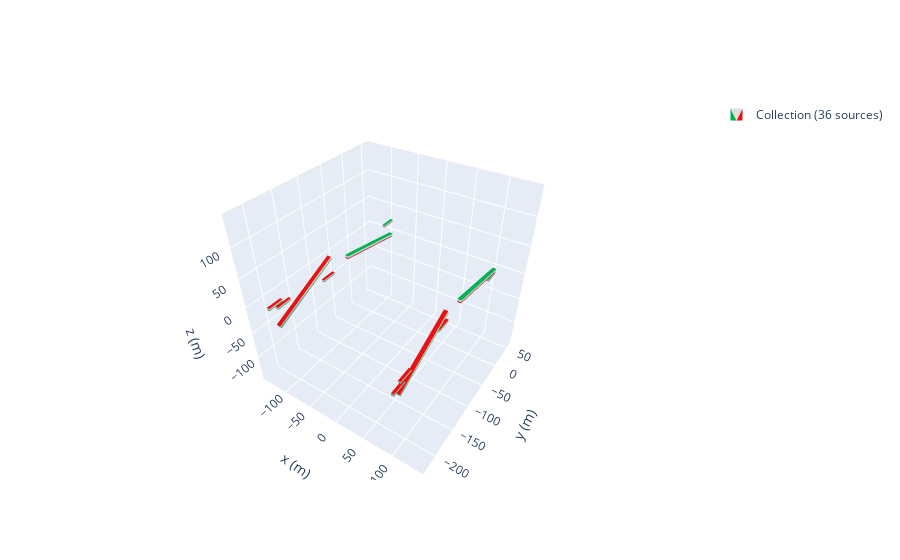

Notebook source saved alongside this figure:
### Code cell
k = 45
A = 0
cube1= magpy.magnet.Cuboid(
        dimension=(6,6,128),
        polarization=(0,-1.08,0),
        position=(100,0,A))
cube2 = magpy.magnet.Cuboid(dimension= (4,4,25),
                polarization=(0,-1.17,0),
                position=(100,-17,-53+A))
cube3= magpy.magnet.Cuboid(
dimension=(6,6,128),
polarization=(0,1.08,0),
position=(100,60,150+A))
cube4 = magpy.magnet.Cuboid(dimension= (4,4,25),
                polarization=(0,1.08,0),
                position=(100,0,110+A))
cube5 = magpy.magnet.Cuboid(dimension= (4,4,25),
                polarization=(0,1.08,0),
                position=(100,-20 ,220+A))

cube6 = magpy.magnet.Cuboid(dimension= (4,4,25),
                polarization=(0,1.17,0),
                position=(100,-12,205+A))

cube1.rotate_from_angax(80.4, 'x', anchor=0)
cube2.rotate_from_angax(90, 'x', anchor=0)
cube3.rotate_from_angax(114, 'x', anchor=0)
cube4.rotate_from_angax(90, 'x', anchor=0)
cube5.rotate_from_angax(90, 'x', anchor=0)
cube6.rotate_from_angax(90, 'x', anchor=0)



zeeman_prof.add(cube1)
zeeman_prof.add(cube2)
zeeman_prof.add(cube3)
zeeman_prof.add(cube4)
zeeman_prof.add(cube5)
zeeman_prof.add(cube6)

magpy.show(zeeman_prof)

### Figure 1 — Plotly figure (JSON) as saved in the notebook; plotly's stock layout.template omitted (floating-point values rounded to 4 significant figures; data arrays with more than 128 entries replaced by an {"elided": "..."} marker saying what was removed)
{"data": [{"color": "#2e91e5", "colorscale": [[0, "#00b050"], [0.16, "#00b050"], [0.26, "#dddddd"], [0.74, "#dddddd"], [0.84, "#e71111"], [1, "#e71111"]], "i": {"elided": "432 int values"}, "intensity": {"elided": "288 int values"}, "j": {"elided": "432 int values"}, "k": {"elided": "432 int values"}, "legendgroup": "Collection(id=1588614964688)", "name": "Collection (36 sources)", "opacity": 1, "showlegend": true, "showscale": false, "type": "mesh3d", "x": {"elided": "288 int values"}, "y": {"elided": "288 float values"}, "z": {"elided": "288 float values"}}], "layout": {"legend": {"itemsizing": "constant"}, "scene": {"aspectmode": "manual", "aspectratio": {"x": 1, "y": 1, "z": 1}, "camera": {"eye": {"x": 1, "y": -1.5, "z": 1.4}}, "xaxis": {"autorange": false, "range": [-149, 149], "title": {"text": "x (m)"}}, "yaxis": {"autorange": false, "range": [-232.5, 65.5], "title": {"text": "y (m)"}}, "zaxis": {"autorange": false, "range": [-149, 149], "title": {"text": "z (m)"}}}}}
